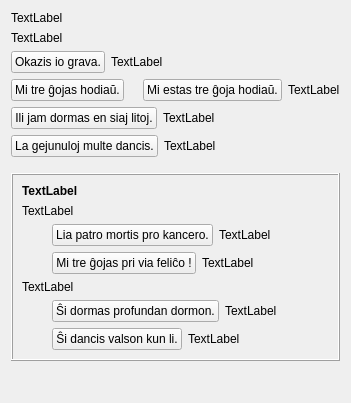
     <widget class="QWidget" name="tab">
      <attribute name="icon">
       <iconset resource="ikonoj.qrc">
        <normaloff>:/ikonoj/leciono.png</normaloff>:/ikonoj/leciono.png</iconset>
      </attribute>
      <attribute name="title">
       <string>1</string>
      </attribute>
      <layout class="QVBoxLayout" name="verticalLayout_24" stretch="0,0,1,0,3">
       <item>
        <widget class="titolo" name="Lec12_Label11">
         <property name="text">
          <string>TextLabel</string>
         </property>
        </widget>
       </item>
       <item>
        <layout class="QVBoxLayout" name="verticalLayout_21">
         <item>
          <widget class="QLabel" name="Lec12_Label2">
           <property name="text">
            <string>TextLabel</string>
           </property>
           <property name="wordWrap">
            <bool>true</bool>
           </property>
          </widget>
         </item>
         <item>
          <layout class="QHBoxLayout" name="horizontalLayout_44">
           <item>
            <layout class="QVBoxLayout" name="verticalLayout_20">
             <item>
              <layout class="QHBoxLayout" name="horizontalLayout_32" stretch="3,1">
               <item>
                <widget class="neklakebla" name="pushButton_25">
                 <property name="sizePolicy">
                  <sizepolicy hsizetype="Maximum" vsizetype="Fixed">
                   <horstretch>0</horstretch>
                   <verstretch>0</verstretch>
                  </sizepolicy>
                 </property>
                 <property name="text">
                  <string>Okazis io grava.</string>
                 </property>
                </widget>
               </item>
               <item>
                <widget class="QLabel" name="Lec12_Label7">
                 <property name="text">
                  <string>TextLabel</string>
                 </property>
                 <property name="wordWrap">
                  <bool>true</bool>
                 </property>
                </widget>
               </item>
              </layout>
             </item>
             <item>
              <layout class="QHBoxLayout" name="horizontalLayout_39" stretch="3,0,3,1">
               <item>
                <widget class="neklakebla" name="pushButton_32">
                 <property name="sizePolicy">
                  <sizepolicy hsizetype="Maximum" vsizetype="Fixed">
                   <horstretch>0</horstretch>
                   <verstretch>0</verstretch>
                  </sizepolicy>
                 </property>
                 <property name="text">
                  <string>Mi tre ĝojas hodiaŭ.</string>
                 </property>
                </widget>
               </item>
               <item>
                <widget class="QLabel" name="label_3">
                 <property name="sizePolicy">
                  <sizepolicy hsizetype="Maximum" vsizetype="Preferred">
                   <horstretch>0</horstretch>
                   <verstretch>0</verstretch>
                  </sizepolicy>
                 </property>
                 <property name="text">
                  <string/>
                 </property>
                 <property name="pixmap">
                  <pixmap resource="ikonoj.qrc">:/ikonoj/egala.png</pixmap>
                 </property>
                 <property name="tipo" stdset="0">
                  <string>egala</string>
                 </property>
                </widget>
               </item>
               <item>
                <widget class="neklakebla" name="pushButton_33">
                 <property name="sizePolicy">
                  <sizepolicy hsizetype="Maximum" vsizetype="Fixed">
                   <horstretch>0</horstretch>
                   <verstretch>0</verstretch>
                  </sizepolicy>
                 </property>
                 <property name="text">
                  <string>Mi estas tre ĝoja hodiaŭ.</string>
                 </property>
                </widget>
               </item>
               <item>
                <widget class="QLabel" name="Lec12_Label8">
                 <property name="text">
                  <string>TextLabel</string>
                 </property>
                 <property name="wordWrap">
                  <bool>true</bool>
                 </property>
                </widget>
               </item>
              </layout>
             </item>
             <item>
              <layout class="QHBoxLayout" name="horizontalLayout_33" stretch="3,1">
               <item>
                <widget class="neklakebla" name="pushButton_26">
                 <property name="sizePolicy">
                  <sizepolicy hsizetype="Maximum" vsizetype="Fixed">
                   <horstretch>0</horstretch>
                   <verstretch>0</verstretch>
                  </sizepolicy>
                 </property>
                 <property name="text">
                  <string>Ili jam dormas en siaj litoj.</string>
                 </property>
                </widget>
               </item>
               <item>
                <widget class="QLabel" name="Lec12_Label9">
                 <property name="text">
                  <string>TextLabel</string>
                 </property>
                 <property name="wordWrap">
                  <bool>true</bool>
                 </property>
                </widget>
               </item>
              </layout>
             </item>
             <item>
              <layout class="QHBoxLayout" name="horizontalLayout_34" stretch="3,1">
               <item>
                <widget class="neklakebla" name="pushButton_27">
                 <property name="sizePolicy">
                  <sizepolicy hsizetype="Maximum" vsizetype="Fixed">
                   <horstretch>0</horstretch>
                   <verstretch>0</verstretch>
                  </sizepolicy>
                 </property>
                 <property name="text">
                  <string>La gejunuloj multe dancis.</string>
                 </property>
                </widget>
               </item>
               <item>
                <widget class="QLabel" name="Lec12_Label10">
                 <property name="text">
                  <string>TextLabel</string>
                 </property>
                 <property name="wordWrap">
                  <bool>true</bool>
                 </property>
                </widget>
               </item>
              </layout>
             </item>
            </layout>
           </item>
          </layout>
         </item>
        </layout>
       </item>
       <item>
        <spacer name="verticalSpacer_15">
         <property name="orientation">
          <enum>Qt::Vertical</enum>
         </property>
         <property name="sizeHint" stdset="0">
          <size>
           <width>20</width>
           <height>40</height>
          </size>
         </property>
        </spacer>
       </item>
       <item>
        <layout class="QHBoxLayout" name="horizontalLayout_45">
         <item>
          <widget class="QFrame" name="frame_2">
           <property name="frameShape">
            <enum>QFrame::Box</enum>
           </property>
           <property name="frameShadow">
            <enum>QFrame::Raised</enum>
           </property>
           <property name="tipo" stdset="0">
            <string>markebla</string>
           </property>
           <layout class="QVBoxLayout" name="verticalLayout_39">
            <item>
             <widget class="QLabel" name="Lec12_Label12">
              <property name="font">
               <font>
                <weight>75</weight>
                <bold>true</bold>
               </font>
              </property>
              <property name="text">
               <string>TextLabel</string>
              </property>
             </widget>
            </item>
            <item>
             <widget class="QLabel" name="Lec12_Label13">
              <property name="text">
               <string>TextLabel</string>
              </property>
              <property name="wordWrap">
               <bool>true</bool>
              </property>
             </widget>
            </item>
            <item>
             <layout class="QHBoxLayout" name="horizontalLayout_59">
              <item>
               <spacer name="horizontalSpacer_14">
                <property name="orientation">
                 <enum>Qt::Horizontal</enum>
                </property>
                <property name="sizeType">
                 <enum>QSizePolicy::Fixed</enum>
                </property>
                <property name="sizeHint" stdset="0">
                 <size>
                  <width>30</width>
                  <height>20</height>
                 </size>
                </property>
               </spacer>
              </item>
              <item>
               <layout class="QVBoxLayout" name="verticalLayout_19">
                <item>
                 <layout class="QHBoxLayout" name="horizontalLayout_35" stretch="3,1">
                  <item>
                   <widget class="neklakebla" name="pushButton_28">
                    <property name="sizePolicy">
                     <sizepolicy hsizetype="Maximum" vsizetype="Fixed">
                      <horstretch>0</horstretch>
                      <verstretch>0</verstretch>
                     </sizepolicy>
                    </property>
                    <property name="text">
                     <string>Lia patro mortis pro kancero.</string>
                    </property>
                   </widget>
                  </item>
                  <item>
                   <widget class="QLabel" name="Lec12_Label14">
                    <property name="text">
                     <string>TextLabel</string>
                    </property>
                    <property name="wordWrap">
                     <bool>true</bool>
                    </property>
                   </widget>
                  </item>
                 </layout>
                </item>
                <item>
                 <layout class="QHBoxLayout" name="horizontalLayout_36" stretch="3,1">
                  <item>
                   <widget class="neklakebla" name="pushButton_29">
                    <property name="sizePolicy">
                     <sizepolicy hsizetype="Maximum" vsizetype="Fixed">
                      <horstretch>0</horstretch>
                      <verstretch>0</verstretch>
                     </sizepolicy>
                    </property>
                    <property name="text">
                     <string>Mi tre ĝojas pri via feliĉo !</string>
                    </property>
                   </widget>
                  </item>
                  <item>
                   <widget class="QLabel" name="Lec12_Label15">
                    <property name="text">
                     <string>TextLabel</string>
                    </property>
                    <property name="wordWrap">
                     <bool>true</bool>
                    </property>
                   </widget>
                  </item>
                 </layout>
                </item>
               </layout>
              </item>
             </layout>
            </item>
            <item>
             <widget class="QLabel" name="Lec12_Label16">
              <property name="text">
               <string>TextLabel</string>
              </property>
              <property name="wordWrap">
               <bool>true</bool>
              </property>
             </widget>
            </item>
            <item>
             <layout class="QHBoxLayout" name="horizontalLayout_60">
              <item>
               <spacer name="horizontalSpacer_15">
                <property name="orientation">
                 <enum>Qt::Horizontal</enum>
                </property>
                <property name="sizeType">
                 <enum>QSizePolicy::Fixed</enum>
                </property>
                <property name="sizeHint" stdset="0">
                 <size>
                  <width>30</width>
                  <height>20</height>
                 </size>
                </property>
               </spacer>
              </item>
              <item>
               <layout class="QVBoxLayout" name="verticalLayout_38">
                <item>
                 <layout class="QHBoxLayout" name="horizontalLayout_37" stretch="3,1">
                  <item>
                   <widget class="neklakebla" name="pushButton_30">
                    <property name="sizePolicy">
                     <sizepolicy hsizetype="Maximum" vsizetype="Fixed">
                      <horstretch>0</horstretch>
                      <verstretch>0</verstretch>
                     </sizepolicy>
                    </property>
                    <property name="text">
                     <string>Ŝi dormas profundan dormon.</string>
                    </property>
                   </widget>
                  </item>
                  <item>
                   <widget class="QLabel" name="Lec12_Label17">
                    <property name="text">
                     <string>TextLabel</string>
                    </property>
                    <property name="wordWrap">
                     <bool>true</bool>
                    </property>
                   </widget>
                  </item>
                 </layout>
                </item>
                <item>
                 <layout class="QHBoxLayout" name="horizontalLayout_38" stretch="3,1">
                  <item>
                   <widget class="neklakebla" name="pushButton_31">
                    <property name="sizePolicy">
                     <sizepolicy hsizetype="Maximum" vsizetype="Fixed">
                      <horstretch>0</horstretch>
                      <verstretch>0</verstretch>
                     </sizepolicy>
                    </property>
                    <property name="text">
                     <string>Ŝi dancis valson kun li.</string>
                    </property>
                   </widget>
                  </item>
                  <item>
                   <widget class="QLabel" name="Lec12_Label18">
                    <property name="text">
                     <string>TextLabel</string>
                    </property>
                    <property name="wordWrap">
                     <bool>true</bool>
                    </property>
                   </widget>
                  </item>
                 </layout>
                </item>
               </layout>
              </item>
             </layout>
            </item>
           </layout>
          </widget>
         </item>
        </layout>
       </item>
       <item>
        <spacer name="verticalSpacer_13">
         <property name="orientation">
          <enum>Qt::Vertical</enum>
         </property>
         <property name="sizeHint" stdset="0">
          <size>
           <width>20</width>
           <height>1</height>
          </size>
         </property>
        </spacer>
       </item>
      </layout>
     </widget>
